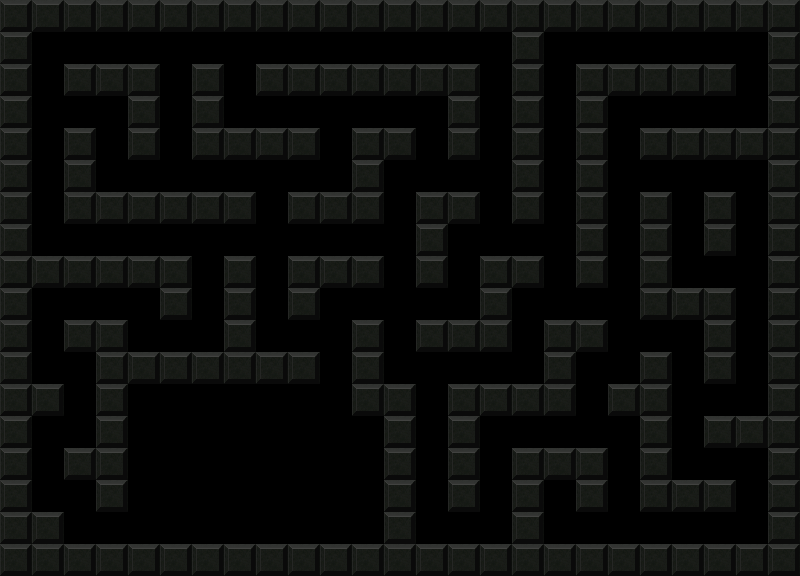

A 2D game scene composited from a Tiled map and its tileset images. What follows is a short description and the map's XML, with every tile layer's data as written:
An orthogonal 25x18 tile map with 32x32 px tiles, 1 tile layer (Tile Layer 1).

<map version="1.0" orientation="orthogonal" width="25" height="18" tilewidth="32" tileheight="32">
 <tileset firstgid="1" name="gridtiles" tilewidth="32" tileheight="32">
  <image source="gridtiles.png" width="448" height="320" />
 </tileset>
 <layer name="Tile Layer 1" width="25" height="18">
  <data encoding="csv">
20,20,20,20,20,20,20,20,20,20,20,20,20,20,20,20,20,20,20,20,20,20,20,20,20,
20,0,0,0,0,0,0,0,0,0,0,0,0,0,0,0,20,0,0,0,0,0,0,0,20,
20,0,20,20,20,0,20,0,20,20,20,20,20,20,20,0,20,0,20,20,20,20,20,0,20,
20,0,0,0,20,0,20,0,0,0,0,0,0,0,20,0,20,0,20,0,0,0,0,0,20,
20,0,20,0,20,0,20,20,20,20,0,20,20,0,20,0,20,0,20,0,20,20,20,20,20,
20,0,20,0,0,0,0,0,0,0,0,20,0,0,0,0,20,0,20,0,0,0,0,0,20,
20,0,20,20,20,20,20,20,0,20,20,20,0,20,20,0,20,0,20,0,20,0,20,0,20,
20,0,0,0,0,0,0,0,0,0,0,0,0,20,0,0,0,0,20,0,20,0,20,0,20,
20,20,20,20,20,20,0,20,0,20,20,20,0,20,0,20,20,0,20,0,20,0,0,0,20,
20,0,0,0,0,20,0,20,0,20,0,0,0,0,0,20,0,0,0,0,20,20,20,0,20,
20,0,20,20,0,0,0,20,0,0,0,20,0,20,20,20,0,20,20,0,0,0,20,0,20,
20,0,0,20,20,20,20,20,20,20,0,20,0,0,0,0,0,20,0,0,20,0,20,0,20,
20,20,0,20,0,0,0,0,0,0,0,20,20,0,20,20,20,20,0,20,20,0,0,0,20,
20,0,0,20,0,0,0,0,0,0,0,0,20,0,20,0,0,0,0,0,20,0,20,20,20,
20,0,20,20,0,0,0,0,0,0,0,0,20,0,20,0,20,20,20,0,20,0,0,0,20,
20,0,0,20,0,0,0,0,0,0,0,0,20,0,20,0,20,0,20,0,20,20,20,0,20,
20,20,0,0,0,0,0,0,0,0,0,0,20,0,0,0,20,0,0,0,0,0,0,0,20,
20,20,20,20,20,20,20,20,20,20,20,20,20,20,20,20,20,20,20,20,20,20,20,20,20
</data>
 </layer>
</map>